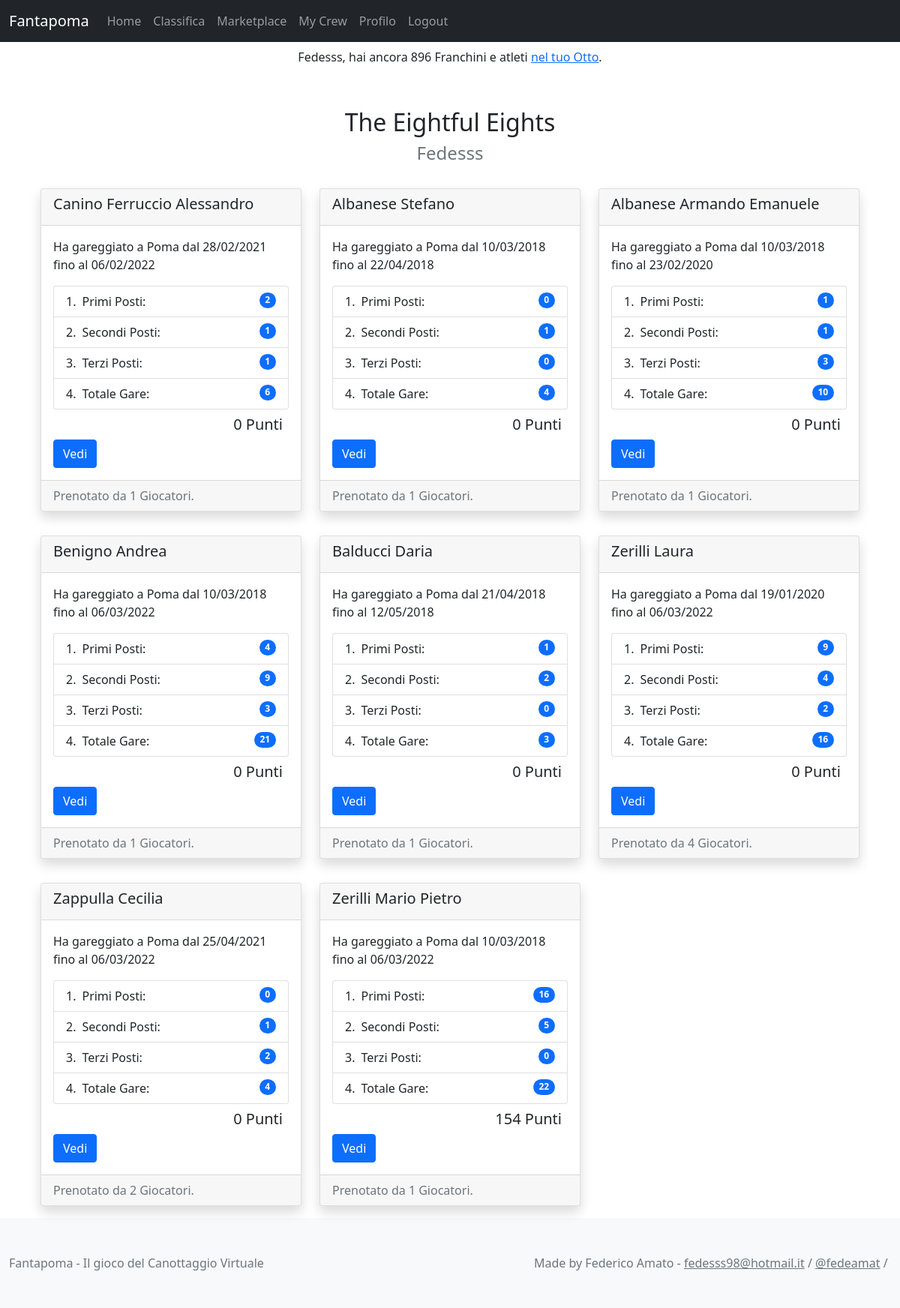
Screenshot of /fantapoma/mycrew/ (signed in) with the database file from the repository.
### fantapoma/models.py (models this page shows, shortened)
class Player(models.Model):
    user = models.OneToOneField(User, on_delete=models.CASCADE, primary_key=True)
    first_name = models.TextField('nome', max_length=100, blank=True, null=True)
    last_name = models.TextField('cognome', max_length=100, blank=True, null=True)
    franchs = models.IntegerField(blank=True, default=450)
    team_name = models.CharField(max_length=200, default='8+')

class FantaAthlete(models.Model):
    name = models.CharField(max_length=200)
    born = models.DateField('Date of Birth', default=datetime.date(2000,1,1))
    total = models.IntegerField('Total Races', default=0)
    first = models.IntegerField(default=0)
    second = models.IntegerField(default=0)
    third = models.IntegerField(default=0)
    first_time = models.DateField('First Race Date')
    last_time = models.DateField('Last Race Date')
    price = models.IntegerField(default=0)
    race_points = models.IntegerField(default=0)
    actions_points = models.IntegerField(default=0)
    athlete = models.OneToOneField(Athlete, blank=True, null=True, on_delete=models.CASCADE)
    players = models.ManyToManyField(User, blank=True, related_name='athletes_set')
    is_user = models.OneToOneField(User, blank=True, null=True, on_delete=models.SET_NULL, related_name='true_athlete')
    @property
    def bookings(self):
        n = self.players.all().count()
        return n
    @property
    def total_points(self):
        return self.race_points + self.actions_points

### fantapoma/views.py (the view)
# urls.py: path('mycrew/', MyCrewView.as_view(), name='mycrew'),
class MyCrewView(LoginRequiredMixin, ListView):
    model = FantaAthlete
    template_name = "fantapoma/mycrew.html"
    context_object_name = 'player'
    def get_queryset(self):
        self.user = self.request.user
        return self.user.athletes_set.all()
    def get_context_data(self, **kwargs):
        self.user = self.request.user
        context = super().get_context_data(**kwargs)
        context['atleti'] = self.user.athletes_set.all()
        return context

### fantapoma/templates/fantapoma/mycrew.html (shortened to what this page needs)
{% extends "base.html" %}
{% block content %}
<div class="container header text-center mt-5">
  <h2>{{ request.user.player.team_name }}</h2>
  <h3 class="text-muted fw-light fs-4">{{ request.user.username }}</h3>
</div>
<div class="container card-container mt-2">
  <div class="container-fluid object">
    <div class="row">
    {% for object in object_list %}
      <div class="col-sm-4 my-3">
        <div class="card shadow">
          <div class="card-header">
            <h5>{{object.name}}</h5>
          </div>
          <div class="card-body">
            <p class="card-text">Ha gareggiato a Poma dal {{object.first_time|date:'d/m/Y'}} fino al {{object.last_time|date:'d/m/Y'}}</p>
            <ul class="list-group list-group-numbered">
              <li class="list-group-item d-flex justify-content-between align-items-start">
                <div class="ms-2 me-auto">Primi Posti:</div>
                <span class="badge bg-primary rounded-pill">{{object.first}}</span>
              </li>
              <li class="list-group-item d-flex justify-content-between align-items-start">
                <div class="ms-2 me-auto">Secondi Posti:</div>
                <span class="badge bg-primary rounded-pill">{{object.second}}</span>
              </li>
              <li class="list-group-item d-flex justify-content-between align-items-start">
                <div class="ms-2 me-auto">Terzi Posti:</div>
                <span class="badge bg-primary rounded-pill">{{object.third}}</span>
              </li>
              <li class="list-group-item d-flex justify-content-between align-items-start">
                <div class="ms-2 me-auto">Totale Gare:</div>
                <span class="badge bg-primary rounded-pill">{{object.total}}</span>
              </li>
            </ul>
            <h5 class="card-text text-end m-2">{{ object.total_points }} Punti</h5>
            <a href="{% url 'fantapoma:view-athlete' object.id %}" class="btn btn-primary">Vedi</a>
          </div>
          <div class="card-footer text-muted">
            Prenotato da {{ object.bookings }} Giocatori.
          </div>
        </div>
      </div>
    {% endfor %}
    </div>
  </div>
</div>
{% endblock %}

### fantapoma/templates/fantapoma/navbar.html (shortened to what this page needs)
{% block navbar %}
<nav class="navbar navbar-expand-lg navbar-dark bg-dark">
  <div class="container-fluid">
    <a class="navbar-brand" href="{% url 'fantapoma:index' %}">Fantapoma</a>
    <div class="collapse navbar-collapse" id="navbarNav">
      <ul class="navbar-nav">
        <li class="nav-item">
          <a class="nav-link" aria-current="page" href="{% url 'fantapoma:index' %}">Home</a>
        </li>
        <li class="nav-item">
          <a class="nav-link" href="{% url 'fantapoma:leaderboard' %}">Classifica</a>
        </li>
        {% if request.user.is_authenticated %}
        <li class="nav-item">
          <a class="nav-link" href="{% url 'fantapoma:marketplace' %}">Marketplace</a>
        </li>
        <li class="nav-item">
          <a class="nav-link" href="{% url 'fantapoma:mycrew' %}">My Crew</a>
        </li>
        <li class="nav-item">
          <a class="nav-link" href="{% url 'fantaplayers:profile' request.user.id %}">Profilo</a>
        </li>
        <li class="nav-item">
          <a class="nav-link" href="{% url 'fantaplayers:logout' %}">Logout</a>
        </li>
        {% endif %}
      </ul>
    </div>
  </div>
</nav>
{% if request.user.is_authenticated %}
<nav class="nav justify-content-center">
  <span class="navbar-text">
    {{ request.user|title }}, hai ancora {{ request.user.player.franchs }} Franchini e
    {{ request.user.athlete_set.count }} atleti <a href={% url 'fantapoma:mycrew' %}>nel tuo Otto</a>.
  </span>
</nav>
{% endif %}
{% endblock %}

### rows the page displays
FantaAthlete: name "Canino Ferruccio Alessandro", first_time "28/02/2021", last_time "06/02/2022", first "2", second "1", third "1", total "6", total_points "0", bookings "1"
FantaAthlete: name "Albanese Stefano", first_time "10/03/2018", last_time "22/04/2018", first "0", second "1", third "0", total "4", total_points "0", bookings "1"
FantaAthlete: name "Albanese Armando Emanuele", first_time "10/03/2018", last_time "23/02/2020", first "1", second "1", third "3", total "10", total_points "0", bookings "1"
FantaAthlete: name "Benigno Andrea", first_time "10/03/2018", last_time "06/03/2022", first "4", second "9", third "3", total "21", total_points "0", bookings "1"
FantaAthlete: name "Balducci Daria", first_time "21/04/2018", last_time "12/05/2018", first "1", second "2", third "0", total "3", total_points "0", bookings "1"
FantaAthlete: name "Zerilli Laura", first_time "19/01/2020", last_time "06/03/2022", first "9", second "4", third "2", total "16", total_points "0", bookings "4"
FantaAthlete: name "Zappulla Cecilia", first_time "25/04/2021", last_time "06/03/2022", first "0", second "1", third "2", total "4", total_points "0", bookings "2"
FantaAthlete: name "Zerilli Mario Pietro", first_time "10/03/2018", last_time "06/03/2022", first "16", second "5", third "0", total "22", total_points "154", bookings "1"

### other values shown
{{ request.user|title }} "Fedesss"
{{ request.user.player.franchs }} "896"
{{ request.user.player.team_name }} "The Eightful Eights"
{{ request.user.username }} "Fedesss"
